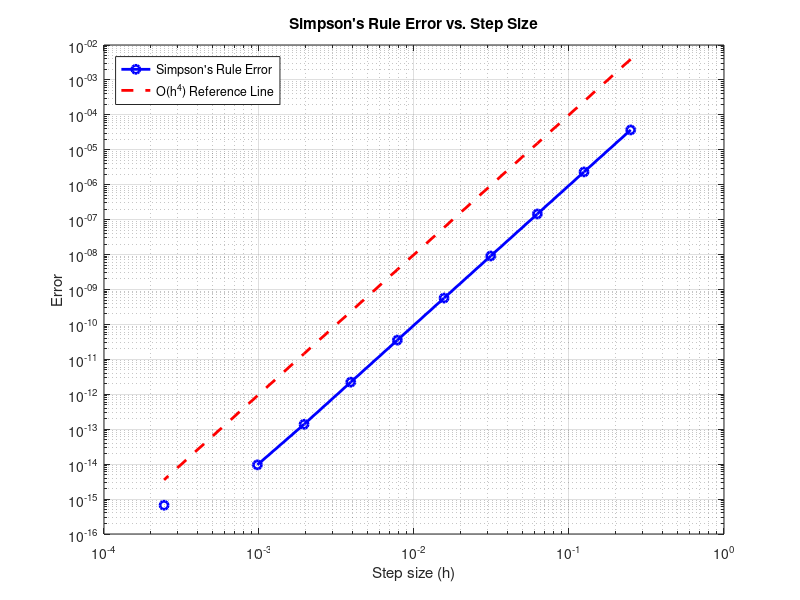

This figure's MATLAB source:
function simpsons_rule_study()
    % Define the function to integrate and its exact integral
    f = @(x) exp(x);
    exact_integral = exp(1) - 1;  % Integral of exp(x) from 0 to 1

    % Define the integration limits
    a = 0;
    b = 1;

    % Define a range of subinterval counts (must be even)
    n_values = 2.^(2:12);

    % Initialize arrays to store errors and ratios
    errors = zeros(size(n_values));
    ratios = zeros(size(n_values) - 1);

    % Compute errors for each number of subintervals
    for i = 1:length(n_values)
        approx_integral = simpsons_rule(f, a, b, n_values(i));
        errors(i) = abs(approx_integral - exact_integral);
    end

    % Compute ratios of successive errors
    for i = 1:length(n_values)-1
        ratios(i) = errors(i) / errors(i+1);
    end

    % Compute step sizes
    h_values = (b - a) ./ n_values;

    % Plot the results
    figure;
    loglog(h_values, errors, 'b-o', 'LineWidth', 2);
    hold on;
    loglog(h_values, h_values.^4, 'r--', 'LineWidth', 2);
    xlabel('Step size (h)');
    ylabel('Error');
    title("Simpson's Rule Error vs. Step Size");
    legend("Simpson's Rule Error", 'O(h^4) Reference Line', 'Location', 'northwest');
    grid on;

    % Display the error ratios
    disp('Ratios of successive errors:');
    disp(ratios);

    % Compute and display the average ratio
    avg_ratio = mean(ratios);
    disp(['Average ratio: ', num2str(avg_ratio)]);
    
    % Compute and display the order of convergence
    order = log(errors(end-1) / errors(end)) / log(h_values(end-1) / h_values(end));
    disp(['Estimated order of convergence: ', num2str(order)]);
end

function I = simpsons_rule(f, a, b, n)
    if mod(n, 2) ~= 0
        error('n must be even for Simpson''s rule');
    end
    
    h = (b - a) / n;
    x = a:h:b;
    y = f(x);
    
    I = h/3 * (y(1) + 4*sum(y(2:2:end-1)) + 2*sum(y(3:2:end-2)) + y(end));
end